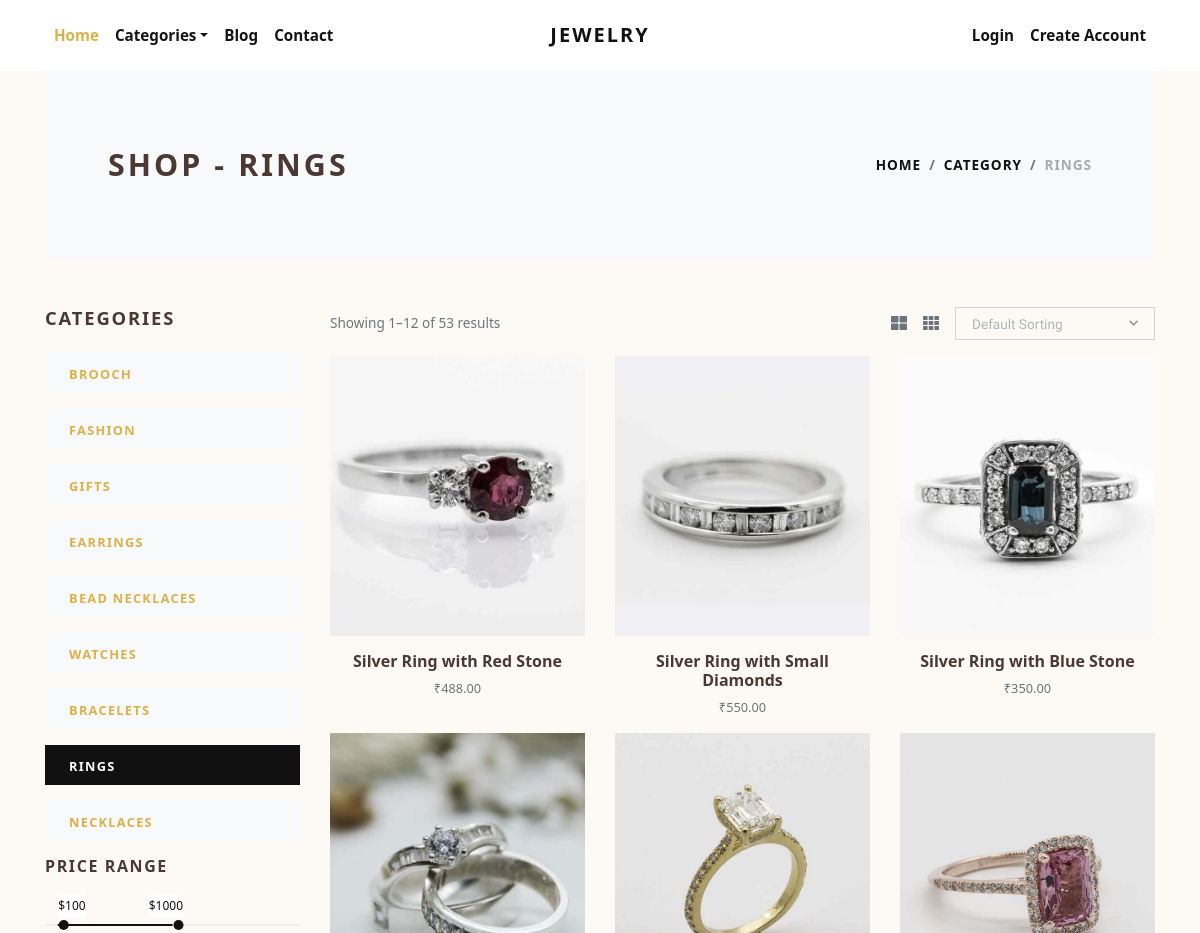
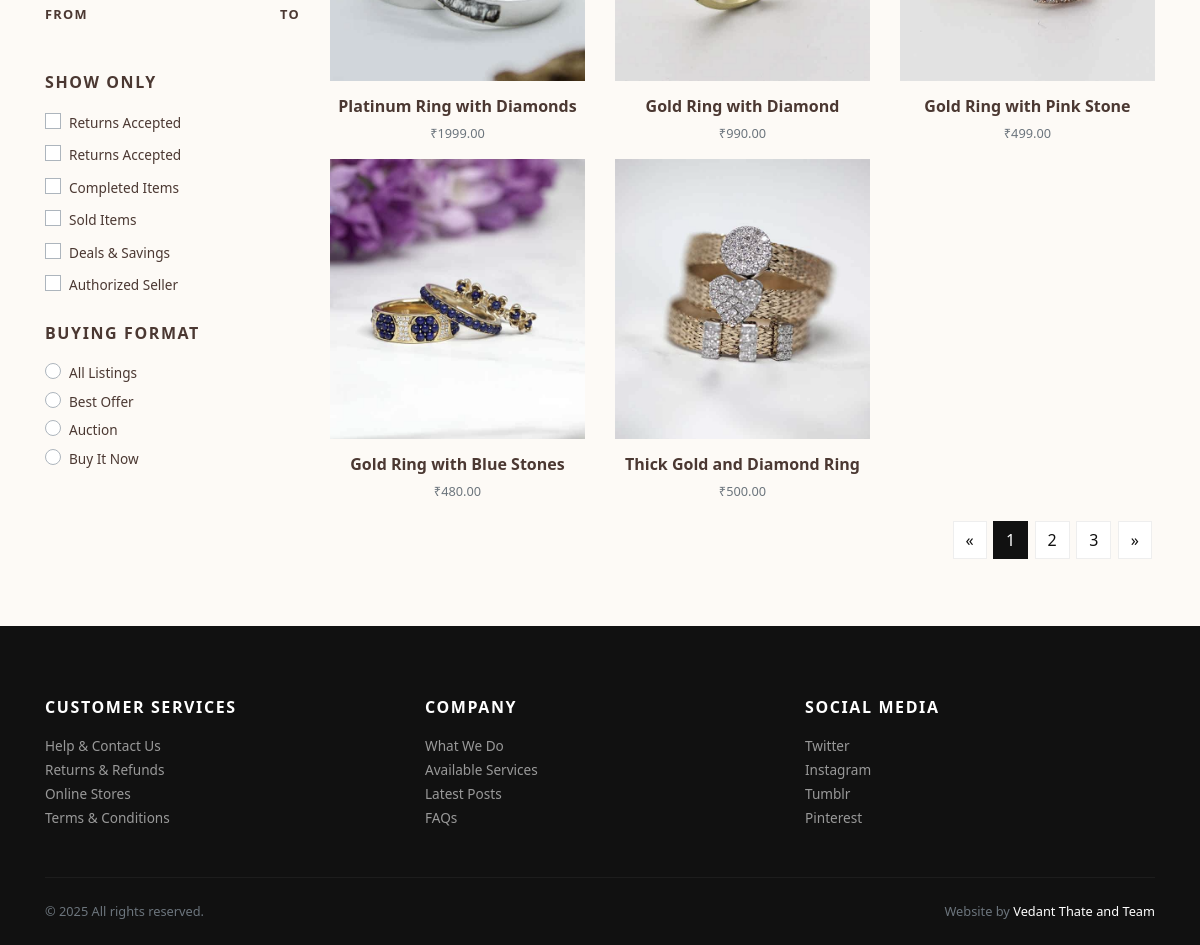
The page /rings/ on the database its author committed (2 pictures, top to bottom).
### store/models.py (models this page shows, shortened)
class Category(models.Model):
    title = models.CharField(max_length=50, verbose_name="Category Title")
    slug = models.SlugField(max_length=55, verbose_name="Category Slug")
    description = models.TextField(blank=True, verbose_name="Category Description")
    category_image = models.ImageField(upload_to='category', blank=True, null=True, verbose_name="Category Image")
    is_active = models.BooleanField(verbose_name="Is Active?")
    is_featured = models.BooleanField(verbose_name="Is Featured?")
    created_at = models.DateTimeField(auto_now_add=True, verbose_name="Created Date")
    updated_at = models.DateTimeField(auto_now=True, verbose_name="Updated Date")
    class Meta:
        verbose_name_plural = 'Categories'
        ordering = ('-created_at', )

class Product(models.Model):
    title = models.CharField(max_length=150, verbose_name="Product Title")
    slug = models.SlugField(max_length=160, verbose_name="Product Slug")
    sku = models.CharField(max_length=255, unique=True, verbose_name="Unique Product ID (SKU)")
    short_description = models.TextField(verbose_name="Short Description")
    detail_description = models.TextField(blank=True, null=True, verbose_name="Detail Description")
    product_image = models.ImageField(upload_to='product', blank=True, null=True, verbose_name="Product Image")
    price = models.DecimalField(max_digits=8, decimal_places=2)
    category = models.ForeignKey(Category, verbose_name="Product Categoy", on_delete=models.CASCADE)
    is_active = models.BooleanField(verbose_name="Is Active?")
    is_featured = models.BooleanField(verbose_name="Is Featured?")
    created_at = models.DateTimeField(auto_now_add=True, verbose_name="Created Date")
    updated_at = models.DateTimeField(auto_now=True, verbose_name="Updated Date")
    class Meta:
        verbose_name_plural = 'Products'
        ordering = ('-created_at', )

### store/views.py (the view)
# urls.py: path('<slug:slug>/', views.category_products, name="category-products"),
def category_products(request, slug):
    category = get_object_or_404(Category, slug=slug)
    products = Product.objects.filter(is_active=True, category=category)
    categories = Category.objects.filter(is_active=True)
    context = {
        'category': category,
        'products': products,
        'categories': categories,
    }
    return render(request, 'store/category_products.html', context)

### store/context_preprocessors.py (called while the page is built)
def store_menu(request):
    categories = Category.objects.filter(is_active=True)
    context = {
        'categories_menu': categories,
    }
    return context

def cart_menu(request):
    if request.user.is_authenticated:
        cart_items= Cart.objects.filter(user=request.user)
        context = {
            'cart_items': cart_items,
        }
    else:
        context = {}
    return context

### templates/store/category_products.html (shortened to what this page needs)
{% extends 'base.html' %}
{% load static %}
    {% block content %}
      <div class="container">
        <section class="py-5 bg-light">
          <div class="container">
            <div class="row px-4 px-lg-5 py-lg-4 align-items-center">
              <div class="col-lg-6">
                <h1 class="h2 text-uppercase mb-0">Shop - {{category.title}}</h1>
              </div>
              <div class="col-lg-6 text-lg-right">
                <nav aria-label="breadcrumb">
                  <ol class="breadcrumb justify-content-lg-end mb-0 px-0">
                    <li class="breadcrumb-item"><a href="{% url 'store:home' %}">Home</a></li>
                    <li class="breadcrumb-item"><a href="{% url 'store:all-categories' %}">Category</a></li>
                    <li class="breadcrumb-item active" aria-current="page">{{category.title}}</li>
                  </ol>
                </nav>
              </div>
            </div>
          </div>
        </section>
        <section class="py-5">
          <div class="container p-0">
            <div class="row">
              <div class="col-lg-3 order-2 order-lg-1">
                <h5 class="text-uppercase mb-4">Categories</h5>
                {% if categories %}
                  {% for cat in categories %}
                    <a href="{% url 'store:category-products' cat.slug %}">
                      <div class="py-2 px-4 {% if category == cat %}bg-dark text-white {% else %}bg-light{% endif %} mb-3">
                        <strong class="small text-uppercase font-weight-bold">{{cat.title}}</strong>
                      </div>
                    </a>
                  {% endfor %}
                {% endif %}
                <h6 class="text-uppercase mb-4">Price range</h6>
                <div class="price-range pt-4 mb-5">
                  <div id="range"></div>
                  <div class="row pt-2">
                    <div class="col-6"><strong class="small font-weight-bold text-uppercase">From</strong></div>
                    <div class="col-6 text-right"><strong class="small font-weight-bold text-uppercase">To</strong></div>
                  </div>
                </div>
                <h6 class="text-uppercase mb-3">Show only</h6>
                <div class="custom-control custom-checkbox mb-1">
                  <label class="custom-control-label text-small" for="customCheck1">Returns Accepted</label>
                </div>
                <div class="custom-control custom-checkbox mb-1">
                  <label class="custom-control-label text-small" for="customCheck2">Returns Accepted</label>
                </div>
                <div class="custom-control custom-checkbox mb-1">
                  <label class="custom-control-label text-small" for="customCheck3">Completed Items</label>
                </div>
                <div class="custom-control custom-checkbox mb-1">
                  <label class="custom-control-label text-small" for="customCheck4">Sold Items</label>
                </div>
                <div class="custom-control custom-checkbox mb-1">
                  <label class="custom-control-label text-small" for="customCheck5">Deals &amp; Savings</label>
                </div>
                <div class="custom-control custom-checkbox mb-4">
                  <label class="custom-control-label text-small" for="customCheck6">Authorized Seller</label>
                </div>
                <h6 class="text-uppercase mb-3">Buying format</h6>
                <div class="custom-control custom-radio">
                  <label class="custom-control-label text-small" for="customRadio1">All Listings</label>
                </div>
                <div class="custom-control custom-radio">
                  <label class="custom-control-label text-small" for="customRadio2">Best Offer</label>
                </div>
                <div class="custom-control custom-radio">
                  <label class="custom-control-label text-small" for="customRadio3">Auction</label>
                </div>
                <div class="custom-control custom-radio">
                  <label class="custom-control-label text-small" for="customRadio4">Buy It Now</label>
                </div>
              </div>
              <div class="col-lg-9 order-1 order-lg-2 mb-5 mb-lg-0">
                <div class="row mb-3 align-items-center">
                  <div class="col-lg-6 mb-2 mb-lg-0">
                    <p class="text-small text-muted mb-0">Showing 1–12 of 53 results</p>
                  </div>
                  <div class="col-lg-6">
                    <ul class="list-inline d-flex align-items-center justify-content-lg-end mb-0">
                      <li class="list-inline-item text-muted mr-3"><a class="reset-anchor p-0" href="#"><i class="fas fa-th-large"></i></a></li>
                      <li class="list-inline-item text-muted mr-3"><a class="reset-anchor p-0" href="#"><i class="fas fa-th"></i></a></li>
                      <li class="list-inline-item">
                      </li>
                    </ul>
                  </div>
                </div>
                <div class="row">
                  {% if products %}
                    {% for product in products %}
                      <div class="col-lg-4 col-sm-6">
                        <div class="product text-center">
                          <div class="mb-3 position-relative">
                            <a class="d-block" href="{% url 'store:product-detail' product.slug %}">
                              {% if product.product_image %}
                                <img class="img-fluid w-100" src="{{product.product_image.url}}" alt="{{product.title}}">
                              {% else %}
                                <img class="img-fluid w-100" src="{% static 'img/product-1.jpg' %}" alt="{{product.title}}">
                              {% endif %}
                            </a>
                          </div>
                          <h6> <a class="reset-anchor" href="{% url 'store:product-detail' product.slug %}">{{product.title}}</a></h6>
                          <p class="small text-muted">₹{{product.price}}</p>
                        </div>
                      </div>
                    {% endfor %}
                  {% endif %}
                </div>
                <nav aria-label="Page navigation example">
                  <ul class="pagination justify-content-center justify-content-lg-end">
                    <li class="page-item"><a class="page-link" href="#" aria-label="Previous"><span aria-hidden="true">«</span></a></li>
                    <li class="page-item active"><a class="page-link" href="#">1</a></li>
                    <li class="page-item"><a class="page-link" href="#">2</a></li>
                    <li class="page-item"><a class="page-link" href="#">3</a></li>
                    <li class="page-item"><a class="page-link" href="#" aria-label="Next"><span aria-hidden="true">»</span></a></li>
                  </ul>
                </nav>
              </div>
            </div>
          </div>
        </section>
      </div>
      {% endblock content %}

### jewelryshop/static/css/style.default.css (style rules this page uses)
.text-small { font-size: 0.85rem !important; }
strong { font-weight: 700; }
.product img { -webkit-filter: grayscale(40%); filter: grayscale(40%); transition: all 0.3s; }
.text-uppercase { text-transform: uppercase; letter-spacing: 0.1em; }
.reset-anchor { color: inherit; transition: all 0.3s; }
.noUi-target { background: #efefef; border-radius: 0; border: none; box-shadow: none; }
.noUi-horizontal { height: 2px; }
body { font-family: "Libre Franklin", sans-serif; font-size: 1rem; font-weight: 400; line-height: 1.5; color: #111111; background-color: #fff; }
a { color: #dcb14a; text-decoration: none; }
h1, h2, h3, h4, h5, h6, .h1, .h2, .h3, .h4, .h5, .h6 { margin-bottom: 0.5rem; font-family: inherit; font-weight: 900; line-height: 1.2; color: inherit; }
h1, .h1 { font-size: 2.2rem; }
h2, .h2 { font-size: 1.9rem; }
h5, .h5 { font-size: 1.15rem; }
h6, .h6 { font-size: 1rem; }
small, .small { font-size: 80%; font-weight: 400; }
.page-item:first-child .page-link { border-top-left-radius: 0; border-bottom-left-radius: 0; }
.page-item:last-child .page-link { border-top-right-radius: 0; border-bottom-right-radius: 0; }
.page-item.active .page-link { color: #fff; background-color: #111111; border-color: #111111; }
.page-link { padding: 0.5rem 0.75rem; line-height: 1.25; color: #111111; background-color: none; border: 1px solid #eee; margin: 0.2rem; transition: all 0.3s; }
.bg-light { background-color: #f8f9fa !important; }
.bg-dark { background-color: #111111 !important; }
.custom-checkbox .custom-control-label::before { border-radius: 0; }
.custom-radio .custom-control-label::before { border-radius: 50%; }
.custom-control-label { font-weight: 400; line-height: 2.1em; cursor: pointer; }
.breadcrumb { background: #f8f9fa; }
.breadcrumb-item { font-size: 0.85rem; text-transform: uppercase; letter-spacing: 0.07em; font-weight: 900; color: #111111; }
.breadcrumb-item a { color: inherit; transition: all 0.3s; }
.breadcrumb-item.active { color: #aaa; }

### jewelryshop/static/css/stylecontact.css (style rules this page uses)
body { font-family: 'Segoe UI', sans-serif; background-color: #fdfaf6; color: #4b3832; }

### jewelryshop/static/css/styleblog.css (style rules this page uses)
body { background-color: #fdfaf6; color: #4b3832; font-family: 'Segoe UI', sans-serif; }

### rows shown on the page
Category: title "RINGS"
Category: title "BROOCH"
Category: title "FASHION"
Category: title "GIFTS"
Category: title "EARRINGS"
Category: title "BEAD NECKLACES"
Category: title "WATCHES"
Category: title "BRACELETS"
Category: title "NECKLACES"
Product: product_image (picture), title "Silver Ring with Red Stone", price "488.00"
Product: product_image (picture), title "Silver Ring with Small Diamonds", price "550.00"
Product: product_image (picture), title "Silver Ring with Blue Stone", price "350.00"
Product: product_image (picture), title "Platinum Ring with Diamonds", price "1999.00"
Product: product_image (picture), title "Gold Ring with Diamond", price "990.00"
Product: product_image (picture), title "Gold Ring with Pink Stone", price "499.00"
Product: product_image (picture), title "Gold Ring with Blue Stones", price "480.00"
Product: product_image (picture), title "Thick Gold and Diamond Ring", price "500.00"
